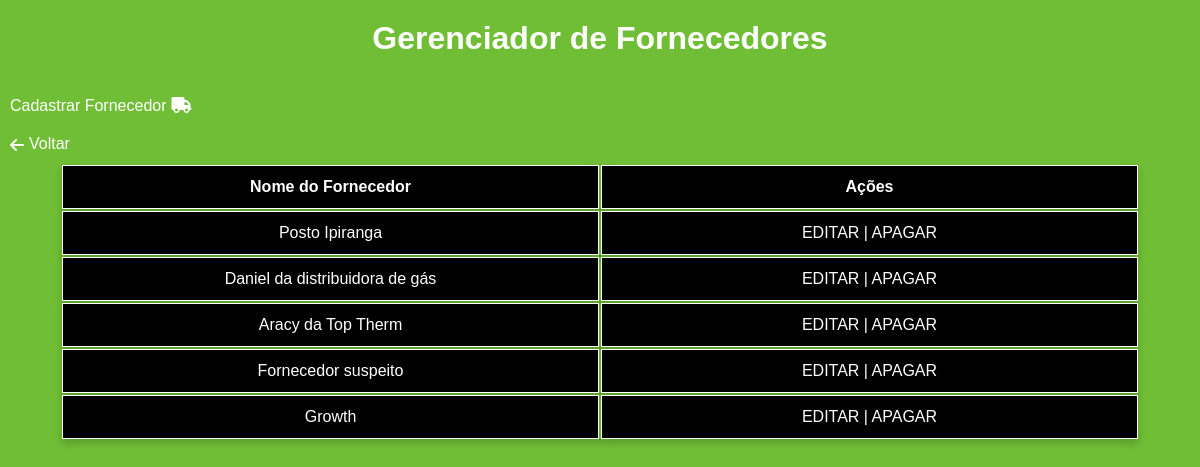
The page /fornecedores/ on the database its author committed.
### core/models.py (models this page shows, shortened)
class Fornecedor(models.Model):
    id = models.AutoField(primary_key=True)
    nome = models.CharField('Nome', max_length=100)
    cnpj = models.CharField('CNPJ', max_length=18)
    contato = models.CharField('Telefone', max_length=15)
    endereço = models.TextField('Endereço')

### core/views.py (the view)
# urls.py: path('fornecedores/', fornecedores, name='fornecedores'),
def fornecedores(request):
    fornecedores = Fornecedor.objects.all()
    contexto = {
        'lista_fornecedores': fornecedores
    }
    return render(request, 'CRUD/fornecedores.html', contexto)

### core/templates/CRUD/fornecedores.html (shortened to what this page needs)
{% load static %}
<!DOCTYPE html>
<html lang="pt-br">
<head>
    <link rel="stylesheet" href="{% static 'CSS/BaseCSS/variaveis_base.css' %}">
    <link rel="stylesheet" href="{% static 'CSS/CRUD_CSS/gerenciar_lista.css' %}?v={% now 'U' %}">
    <link rel="stylesheet" href="https://cdnjs.cloudflare.com/ajax/libs/font-awesome/6.0.0-beta3/css/all.min.css">
</head>
<body>
    <h1>Gerenciador de Fornecedores</h1>
    <a href="{% url 'fornecedor_cadastro' %}" class="link">Cadastrar Fornecedor <i class="fa-solid fa-truck"></i></a>
    <a href="{% url 'PaginaCliente' %}" class="link"><i class="fa fa-arrow-right" style="rotate: 180deg;"></i>Voltar</a>
    <table>
        <tr>
            <th class="nome">Nome do Fornecedor</th>
            <th class="acoes">Ações</th>
        </tr>
        {% for fornecedor in lista_fornecedores %}
            <tr>
                <td class="nome">{{ fornecedor.nome }}</td>
                <td class="acoes">
                    <a href="{% url 'fornecedor_editar' fornecedor.id %}">EDITAR</a> |
                        <a href="{% url 'fornecedor_remover' fornecedor.id %}">APAGAR</a>
                    </td>
                </tr>
            {% empty %}
            <p>Nenhum fornecedor cadastrado</p>
        {% endfor %}
    </table>
</body>
</html>

### core/static/CSS/BaseCSS/variaveis_base.css (style rules this page uses)
:root { --background_color: white; --cor_primaria: #70be36; --cor_secundaria: black; --cor_terciária: #2b6b18; --cor_quaternaria: #4caf50; --text_cor: white; --text_color2: black; --text_color3: grey; --text_color4: #70be36; --cor_selection_background: grey; --input_color: white; --input_borda: black; --input_color_submit: black; --cor_selection_text: white; --paddin_cabeçalho: 15px 20px; --color_icon: white; --card_bg: #535353; --margin_top_sobre_nos: 30px; }

### core/static/CSS/CRUD_CSS/gerenciar_lista.css (style rules this page uses)
body { background-color: var(--cor_primaria); font-family: Arial, sans-serif; padding: 0; margin: 0; display: flex; flex-direction: column; gap: 10px; }
h1, a, p { color: var(--text_cor); }
h1 { text-align: center; margin-top: 20px; margin-bottom: 20px; }
a { text-decoration: none; }
table { width: 90%; margin: 0 auto; }
tr, th, td { border-collapse: collapse; box-shadow: 0 4px 8px rgba(0, 0, 0, 0.1); background-color: var(--cor_secundaria); border: 1px solid var(--text_cor); color: var(--text_cor); }
tr, th { width: 50%; }
.nome { padding: 12px; text-align: center; }
.acoes { padding: 12px; text-align: center; gap: 10px; }
.link { display: flex; margin-top: 10px; margin-left: 10px; gap: 5px; }

### rows shown on the page
Fornecedor: nome "Posto Ipiranga"
Fornecedor: nome "Daniel da distribuidora de gás"
Fornecedor: nome "Aracy da Top Therm"
Fornecedor: nome "Fornecedor suspeito"
Fornecedor: nome "Growth"
